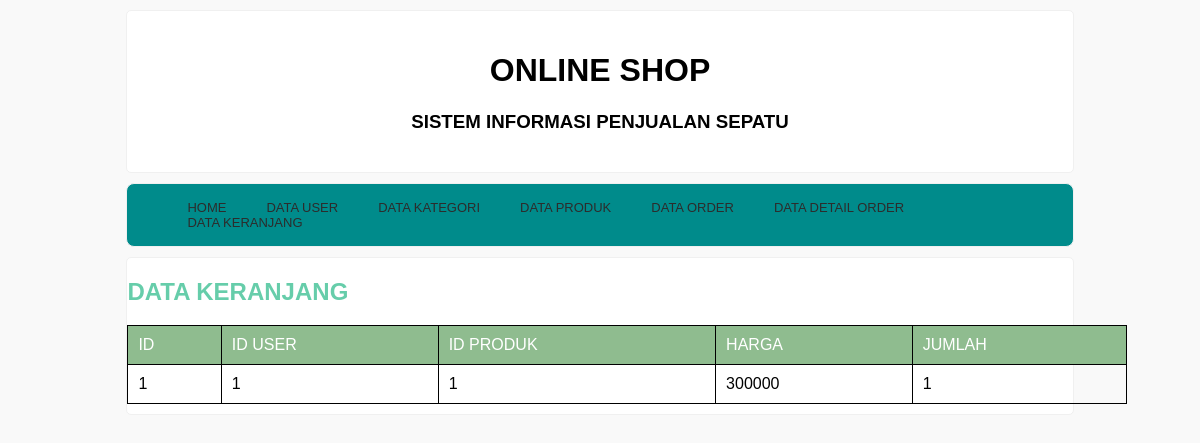
The page /index.php?halaman=keranjang on the database its author committed.
### tables this page shows
CREATE TABLE `tb_keranjang` (
  `ker_id` int(11) NOT NULL,
  `ker_id_user` int(11) NOT NULL,
  `ker_id_produk` int(11) NOT NULL,
  `ker_harga` double DEFAULT NULL,
  `ker_jml` int(11) NOT NULL
);

### app/keranjang.php (called while the page is built)
<?php
class keranjang {
	private $db;
	public function __construct()
	{
		try {
			$this->db =
	new PDO("mysql:host=localhost;dbname=dbproduk", "root", "");
		} catch (PDOException $e) {
			die ("Error" . $e->getMessage());
		}
	}
	public function tampil()
	{
		$sql = "SELECT * FROM tb_keranjang";
		$stmt = $this->db->prepare($sql);
		$stmt->execute();
		$data = [];
		while ($rows = $stmt->fetch()) {
			$data[] = $rows;
		}
		return $data;
	}
}
?>

### tampil_keranjang.php (the view)
<?php
require_once "app/keranjang.php";
$keranjang = new keranjang();
$rows = $keranjang->tampil();
?>
<h2>DATA KERANJANG</h2>
	<table>
		<tr class="baris">
			<td>ID</td>
			<td>ID USER</td>
			<td>ID PRODUK</td>
			<td>HARGA</td>
			<td>JUMLAH</td>
		</tr>
		<?php foreach ($rows as $row) { ?>
			<tr>
				<td><?php echo $row['ker_id']; ?></td>
				<td><?php echo $row['ker_id_user']; ?></td>
				<td><?php echo $row['ker_id_produk']; ?></td>
				<td><?php echo $row['ker_harga']; ?></td>
				<td><?php echo $row['ker_jml']; ?></td>
			</tr>
		<?php } ?>
	</table>

### layout/assets/css/style.css (style rules this page uses)
body { background-color:#f9f9f9; font-size:16px color:#444; font-family: sans-serif; }
h2 { color: #66cdaa; }
table { margin-top: 10px; margin-bottom: 10px; border: 1px solid #baca; border-collapse: collapse; width: 1000px; }
table td { border: 1px solid black; padding:10px; }
.baris { background-color: #8fbc8f; color: #fff; text-align: auto; }

### rows shown on the page
tb_keranjang: ker_id "1", ker_id_user "1", ker_id_produk "1", ker_harga "300000", ker_jml "1"
